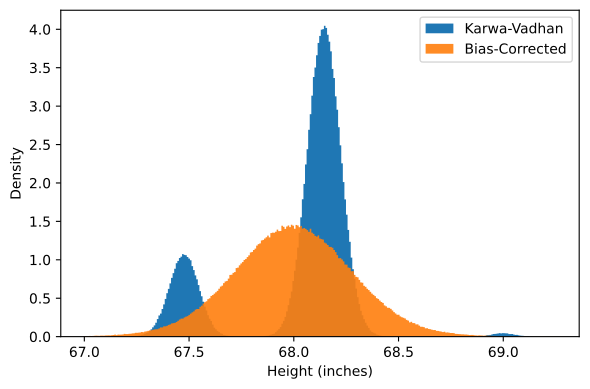

Reproduce this figure in Python.
from itertools import product
from matplotlib import pyplot as plt
import numpy as np
import pandas as pd
from scipy.stats import mode, skew
from tqdm import tqdm

# Fixed seed for reproducibility
np.random.seed(0)

def subsample(A, N):
	return A[np.random.choice(A.shape[0], N, replace = False)]

def laplace_mech(D, t, eps):
	return np.mean(D.clip(0, t)) + np.random.laplace(0, t / (eps * len(D)))

def coarse_1d(D, eps, delta, unbiased):
	T = np.random.uniform() if unbiased else 0
	X = np.round(D - T).astype(np.int64)
	m = np.min(X)
	Y = np.bincount(X - m)
	Z = Y + np.random.laplace(0, 2/eps, Y.shape)
	Z[Y == 0] = 0

	I = np.argmax(Z)

	if Z[I] <= 2 + 2 * np.log(1 / delta) / eps:
		return np.nan
	else:
		return I + m + T

def fine_1d(D, eps, delta, sig, c, n1, unbiased):
	mu_tilde = coarse_1d(D[:n1] / sig, eps, delta, unbiased) * sig

	n2 = D.shape[0] - n1

	if np.isnan(mu_tilde): # check for coarse estimator failure
		B = np.random.binomial(1, delta, n2)
		return 1/delta * np.mean(B * D[n1:]) # "name-and-shame" estimator
	else:
		return np.mean(D[n1:].clip(mu_tilde - c, mu_tilde + c)) + np.random.laplace(0, 2 * c / (n2 * eps))

def fine(D, eps, delta, sig, c, n1, unbiased):
	A = np.empty(D.shape[:-1])
	for i in np.ndindex(A.shape):
		A[i] = fine_1d(D[i], eps, delta, sig, c, n1, unbiased)
	return A

load_name = input("load results: ")

if load_name:
	data = np.load(load_name + ".npz")
	mu = data["mu"]
	unbiased_mu = data["unbiased_mu"]
	biased_mu = data["biased_mu"]
else:
	save_name = input("save results: ")

	# load dataset
	df = pd.read_csv(input("height dataset path (include .csv): "))
	A = df["Height (inches)"].to_numpy()
	mu = np.mean(A)
	sig = np.std(A)
	# A = np.concatenate((A, 2 * np.mean(A) - A))
	print("skewness", skew(A))

	# === EXPERIMENT PARAMS ===
	M = 1000000        # no repetitions to estimate properties of estimators
	N = 400            # subsample size
	eps = 1            # privacy param
	delta = 1 / N / 10 # privacy failure rate (should be o(1/N))
	c = 1              # clipping radius around coarse estimate (expressed here as a multiple of sig)
	n1 = N // 4        # sample size for coarse estimation (shouldn't waste too many on this step)
	# =========================

	# repeatedly run both estimators
	unbiased_mu = np.array([
		fine(subsample(A, N), eps, delta, sig, c * sig, n1, unbiased = True)

		for _ in tqdm(range(M))
	])
	biased_mu = np.array([
		fine(subsample(A, N), eps, delta, sig, c * sig, n1, unbiased = False)

		for _ in tqdm(range(M))
	])

	# save results to avoid recomputing when updating plots
	np.savez(save_name + ".npz",
		M = M, N = N, eps = eps, delta = delta, mu = mu, sig = sig, c = c, n1 = n1,
		unbiased_mu = unbiased_mu, biased_mu = biased_mu)

"""
NOTE: unbiased_mu = 0 implies coarse estimation failure, in which case the
fine estimator falls back to the "name-and-shame" estimator, which can be
easily to shown to have zero bias but very high variance that scales with 1/delta.
We may therefore ignore these entries in order to estimate bias with fewer samples.
Even when M is very large (e.g. 10^6), we only expect perhaps 1 or so coarse estimation
failures for our given parameter settings.
"""
print(f"coarse estimation failures: {np.sum(unbiased_mu == 0)}/{len(unbiased_mu)}")
unbiased_mu[unbiased_mu == 0] = np.mean(unbiased_mu)

print(mu)
print(f"unb: {np.mean(unbiased_mu) - mu} +- {2 * np.std(unbiased_mu) / np.sqrt(len(unbiased_mu))} (95% CI)")
print(f"kv: {np.mean(biased_mu) - mu} +- {2 * np.std(biased_mu) / np.sqrt(len(biased_mu))} (95% CI)")

plt.figure(figsize = (6, 4))
plt.hist(biased_mu, density = True, bins = np.linspace(67, 69.25, 300), histtype='stepfilled', alpha = 1, label = "Karwa-Vadhan")
plt.hist(unbiased_mu, density = True, bins = np.linspace(67, 69.25, 300), histtype='stepfilled', alpha = 0.9, label = "Bias-Corrected")
plt.xlabel("Height (inches)")
plt.ylabel("Density")
plt.legend()
plt.tight_layout()
plt.savefig((load_name or save_name) + ".pdf", bbox_inches = "tight")
plt.show()
